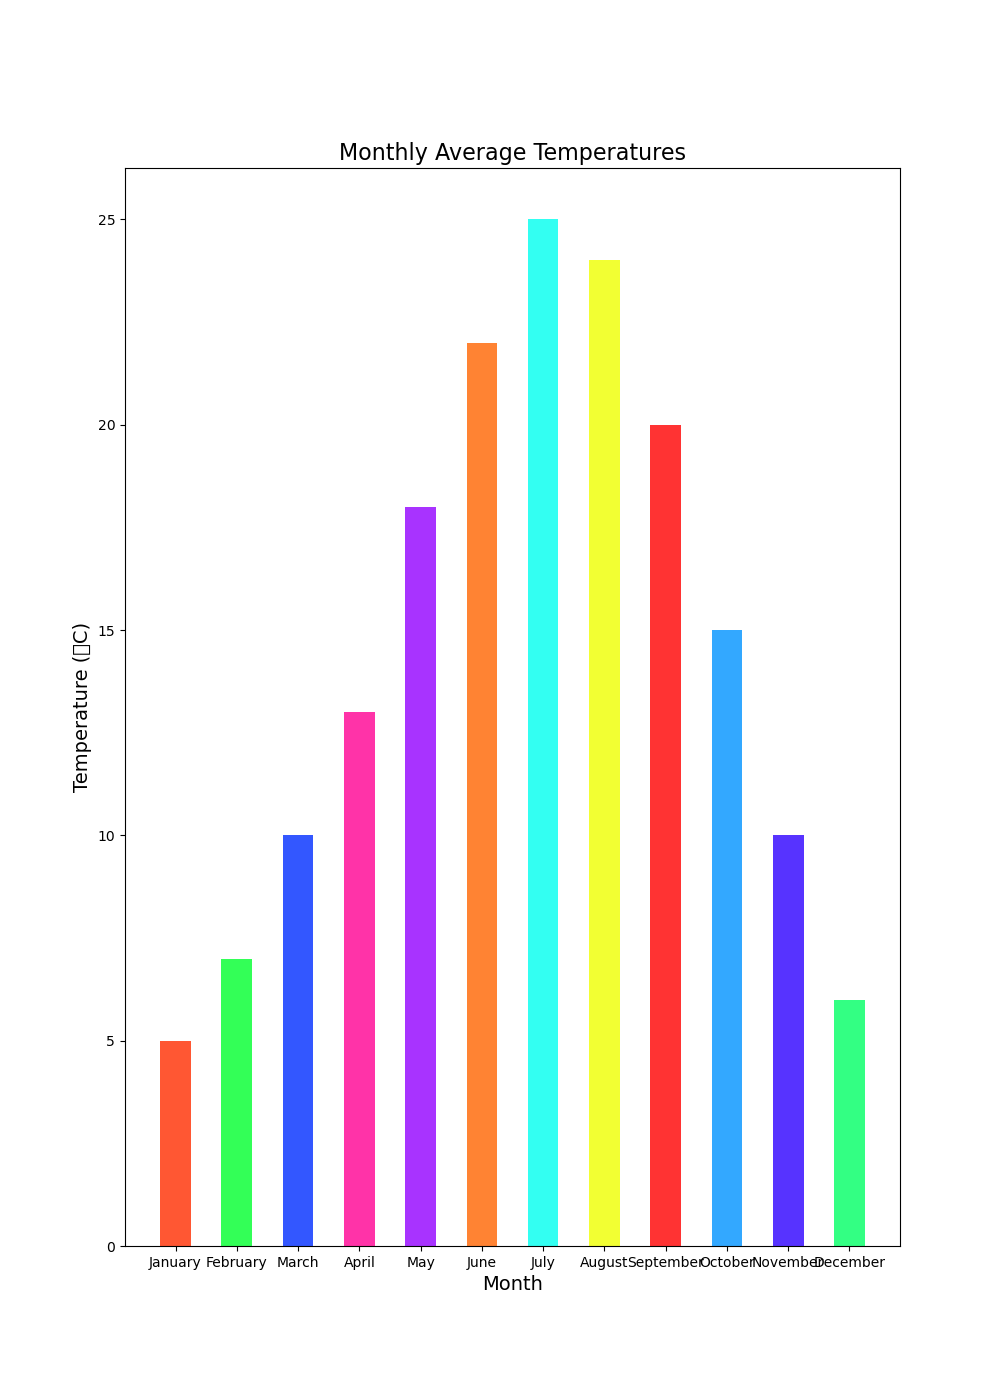

Python code for this plot:

import matplotlib.pyplot as plt

months = [
    'January', 'February', 'March', 'April', 'May', 'June',
    'July', 'August', 'September', 'October', 'November', 'December'
]
temperatures = [
    5, 7, 10, 13, 18, 22,
    25, 24, 20, 15, 10, 6
]

plt.figure(figsize=(10, 14))

bar_width = 0.5
plt.bar(months, temperatures, color=[
    '#FF5733', '#33FF57', '#3357FF', '#FF33A8', '#A833FF',
    '#FF8333', '#33FFF2', '#F2FF33', '#FF3333', '#33A8FF',
    '#5733FF', '#33FF83'
], width=bar_width)

plt.ylabel('Temperature (°C)', fontsize=14)
plt.xlabel('Month', fontsize=14)
plt.title('Monthly Average Temperatures', fontsize=16)

plt.xticks(months, fontsize=10)

plt.show()
